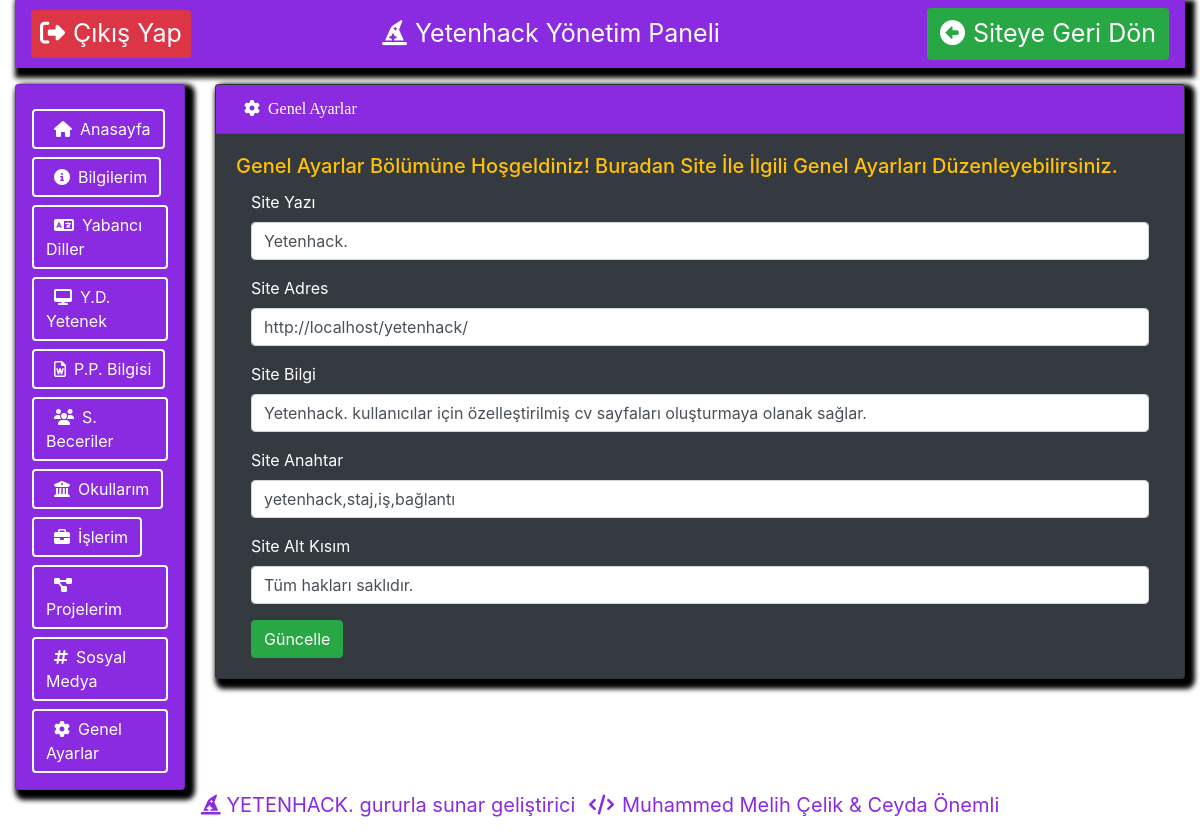
The app's page /yetenhack/genelayarlar.php (signed in) with its own data.
### tables this page shows
CREATE TABLE `genelayarlar` ( 
	`site_id` Int( 10 ) AUTO_INCREMENT NOT NULL,
	`site_yazi` VarChar( 255 ) NOT NULL,
	`site_adres` VarChar( 255 ) NOT NULL,
	`site_bilgi` VarChar( 255 ) NOT NULL,
	`site_anahtar` VarChar( 255 ) NOT NULL,
	`site_altkisim` VarChar( 255 ) NOT NULL,
	PRIMARY KEY ( `site_id` ) )
CHARACTER SET = utf8mb4
COLLATE = utf8mb4_general_ci;

### yetenhack/genelayarlar.php (the view, shortened to what this page needs)
<?php include 'yonetimpaneli_ustkisim.php'; ?>
<?php include 'yonetimpaneli_solmenu.php'; ?>
<div class="col-lg-10">
                    <div class="card bg-dark text-white mb-3 mt-3 icerik">
                      <div class="card-header ustbilgi"><i class="fas fa-cog mx-2"></i>Genel Ayarlar</div>
                      <div class="card-body">
                        <h5 class="card-title text-warning">Genel Ayarlar Bölümüne Hoşgeldiniz!
                          Buradan Site İle İlgili Genel Ayarları Düzenleyebilirsiniz.
                        </h5>
                        <form class="form-horizontal" role="form" action="islem.php?site_id=<?php echo $id; ?>" method="POST">
										  <div class="form-group">
										    <label for="inputEmail3" class="col-sm-2 control-label">Site Yazı</label>
										    <div class="col-sm-12">
										      <input name="site_yazi" type="text" class="form-control" value="<?php echo $vericek["site_yazi"] ;?>">
										    </div>
                      </div>
										  <div class="form-group">
										    <label for="inputPassword3" class="col-sm-2 control-label">Site Adres</label>
										    <div class="col-sm-12">
										      <input name="site_adres" type="text" class="form-control" value="<?php echo $vericek["site_adres"] ;?>">
										    </div>
										  </div>
                      <div class="form-group">
										    <label for="inputPassword3" class="col-sm-2 control-label">Site Bilgi</label>
										    <div class="col-sm-12">
										      <input name="site_bilgi" type="text" class="form-control" value="<?php echo $vericek["site_bilgi"] ;?>">
										    </div>
                      </div>
                      <div class="form-group">
										    <label for="inputPassword3" class="col-sm-2 control-label">Site Anahtar</label>
										    <div class="col-sm-12">
										      <input name="site_anahtar" type="text" class="form-control" value="<?php echo $vericek["site_anahtar"] ;?>">
										    </div>
                      </div>
                      <div class="form-group">
										    <label for="inputPassword3" class="col-sm-2 control-label">Site Alt Kısım</label>
										    <div class="col-sm-12">
										      <input name="site_altkisim" type="text" class="form-control" value="<?php echo $vericek["site_altkisim"] ;?>">
										    </div>
										  </div>
                      <div class="col-md-4">
                        <button name="genelayarlar" class="btn btn-success pull-right">Güncelle</button>
                      </div>
										</form>
                      </div>
                    </div>
                  </div>
                </div>
              </div>
<?php include 'yonetimpaneli_altkisim.php' ?>

### yetenhack/stil/yonetimpaneliicerik.css (style rules this page uses)
.icerik { -webkit-box-shadow: 5px 5px 5px 5px black; -moz-box-shadow: 5px 5px 5px 5px black; box-shadow: 5px 5px 5px 5px black; }
.ustbilgi { background-color: blueviolet; font-family: cursive; }

### records on screen
genelayarlar: site_yazi "Yetenhack.", site_adres "http://localhost/yetenhack/", site_bilgi "Yetenhack. kullanıcılar için özelleştirilmiş cv sayfaları oluşturmaya olanak sağlar.", site_anahtar "yetenhack,staj,iş,bağlantı", site_altkisim "Tüm hakları saklıdır."
